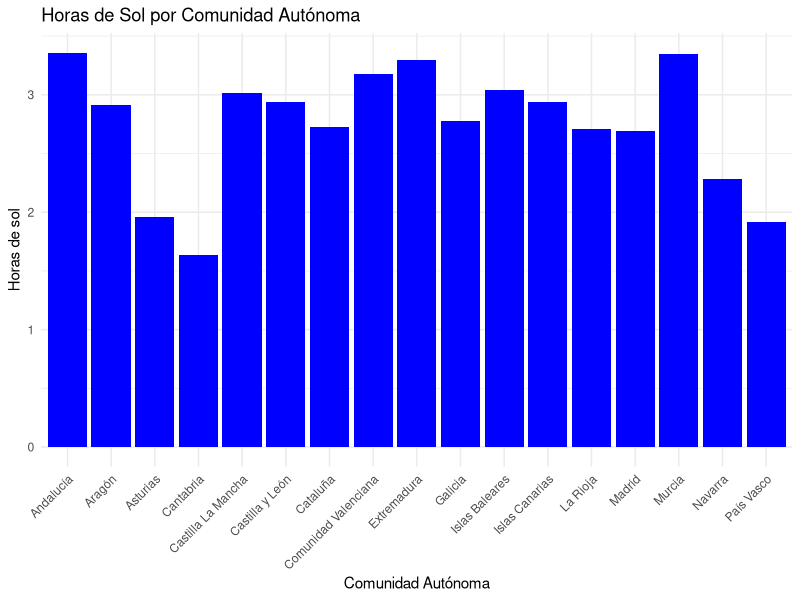

This chart was generated by the following R code:
# ESTRUCTURACIÓN DE LOS DATOS DE HORAS DE SOL EN CSV

library(readr)
library(tidyverse)

Horas_de_sol <- read_delim(file = "INPUT/DATA/Horas_de_sol csv.csv",
                               delim = ";", escape_double = FALSE, trim_ws = TRUE)
Horas_de_sol

str(Horas_de_sol)
summary(Horas_de_sol)
view(Horas_de_sol)


#voy a hacer un case when una provincia de la tabla, asignarle una ccaa. Asignar NA si no se cumple ninguna condición
#luego hago un mutate para añadir la columna

datos <- Horas_de_sol %>%
  mutate(
    Comunidad = case_when(
      
      Provincia %in% c("Almería", "Cádiz", "Córdoba", "Granada", "Huelva", "Jaén", "Málaga", "Sevilla") ~ "Andalucía",
      Provincia %in% c("Huesca", "Zaragoza", "Teruel") ~ "Aragón",
      Provincia %in% c("Asturias") ~ "Asturias",
      Provincia %in% c("Cantabria") ~ "Cantabria",
      Provincia %in% c("Toledo", "Ciudad Real", "Guadalajara", "Cuenca", "Albacete") ~ "Castilla La Mancha",
      Provincia %in% c("León", "Zamora", "Salamanca", "Palencia", "Valladolid", "Ávila", "Burgos", "Soria", "Segovia") ~ "Castilla y León",
      Provincia %in% c("Lleida", "Girona", "Barcelona", "Tarragona") ~ "Cataluña",
      Provincia %in% c("Castellón", "Valencia", "Alicante") ~ "Comunidad Valenciana",
      Provincia %in% c("Cáceres", "Badajoz") ~ "Extremadura",
      Provincia %in% c("Lugo", "Ourense", "Pontevedra", "A Coruña") ~ "Galicia",
      Provincia %in% c("Menorca", "Mallorca") ~ "Islas Baleares",
      Provincia %in% c("Tenerife", "La Palma", "Lanzarote") ~ "Islas Canarias",
      Provincia %in% c("La Rioja") ~ "La Rioja",
      Provincia %in% c("Madrid") ~ "Madrid",
      Provincia %in% c("Murcia") ~ "Murcia",
      Provincia %in% c("Pamplona") ~ "Navarra",
      Provincia %in% c("Álava", "Vizcaya", "Guipúzcoa") ~ "País Vasco",

      TRUE ~ NA_character_
    ))%>%

  filter(!is.na(Comunidad))

print(datos)
  

#media de las horas de sol cuyas filas tengan el mismo nombre de ccaa

medias <- datos %>%
  group_by(Comunidad) %>%
  summarise(HorasDeSol = mean(HorasDeSol))

print(medias)


#hago el dataframe con las horas de sol por ccaa

datos_horas_de_sol <- data.frame(
  c(medias)
)

print(datos_horas_de_sol)


# gráfico
grafico_horas_de_sol <- ggplot(data = datos_horas_de_sol, aes(x = Comunidad, y = HorasDeSol)) +
  geom_bar(stat = "identity", fill = "blue") +
  labs(
    title = "Horas de Sol por Comunidad Autónoma",
    x = "Comunidad Autónoma",
    y = "Horas de sol"
  ) +
  theme_minimal() +
  theme(axis.text.x = element_text(angle = 45, hjust = 1))

grafico_horas_de_sol

